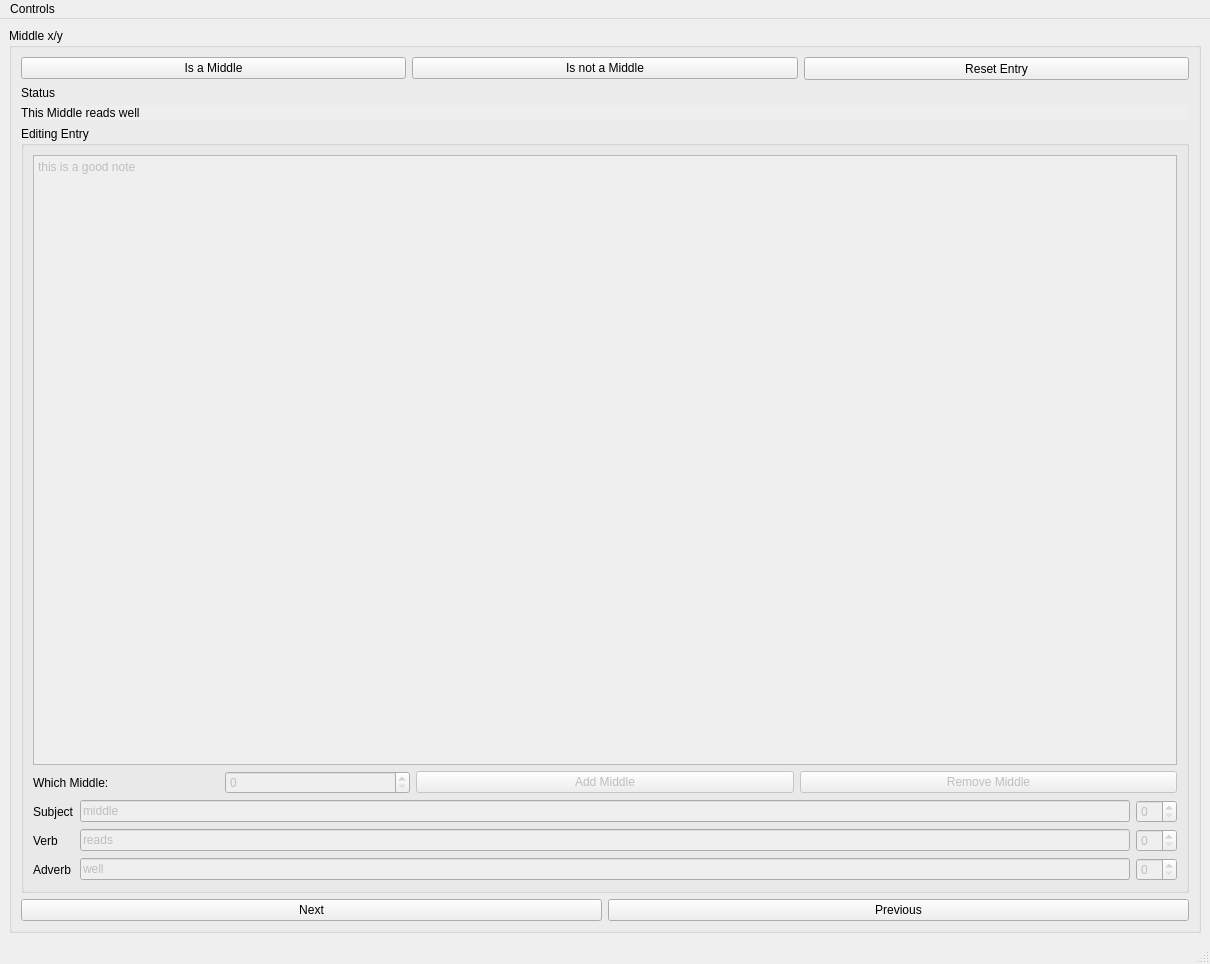
<?xml version="1.0" encoding="UTF-8"?>
<ui version="4.0">
 <class>MainWindow</class>
 <widget class="QMainWindow" name="MainWindow">
  <property name="geometry">
   <rect>
    <x>0</x>
    <y>0</y>
    <width>1210</width>
    <height>964</height>
   </rect>
  </property>
  <property name="windowTitle">
   <string>MainWindow</string>
  </property>
  <widget class="QWidget" name="centralwidget">
   <layout class="QVBoxLayout" name="verticalLayout_3">
    <item>
     <widget class="QGroupBox" name="groupBox">
      <property name="toolTip">
       <string notr="true"/>
      </property>
      <property name="statusTip">
       <string notr="true"/>
      </property>
      <property name="whatsThis">
       <string notr="true"/>
      </property>
      <property name="accessibleName">
       <string notr="true"/>
      </property>
      <property name="accessibleDescription">
       <string notr="true"/>
      </property>
      <property name="title">
       <string>Middle x/y</string>
      </property>
      <layout class="QVBoxLayout" name="verticalLayout_2">
       <item>
        <layout class="QHBoxLayout" name="horizontalLayout_4">
         <item>
          <widget class="QPushButton" name="is_middle_button">
           <property name="toolTip">
            <string notr="true">&lt;html&gt;&lt;head/&gt;&lt;body&gt;&lt;p&gt;Saves this middle&lt;/p&gt;&lt;/body&gt;&lt;/html&gt;</string>
           </property>
           <property name="statusTip">
            <string notr="true"/>
           </property>
           <property name="whatsThis">
            <string notr="true"/>
           </property>
           <property name="accessibleName">
            <string notr="true"/>
           </property>
           <property name="accessibleDescription">
            <string notr="true"/>
           </property>
           <property name="styleSheet">
            <string notr="true">font: 18pt &quot;Sans Serif&quot;;</string>
           </property>
           <property name="text">
            <string>Is a Middle</string>
           </property>
          </widget>
         </item>
         <item>
          <widget class="QPushButton" name="is_not_middle_button">
           <property name="toolTip">
            <string notr="true">&lt;html&gt;&lt;head/&gt;&lt;body&gt;&lt;p&gt;Deletes the middle and goes to next entry&lt;/p&gt;&lt;/body&gt;&lt;/html&gt;</string>
           </property>
           <property name="statusTip">
            <string notr="true"/>
           </property>
           <property name="whatsThis">
            <string notr="true"/>
           </property>
           <property name="accessibleName">
            <string notr="true"/>
           </property>
           <property name="accessibleDescription">
            <string notr="true"/>
           </property>
           <property name="styleSheet">
            <string notr="true">font: 18pt &quot;Sans Serif&quot;;</string>
           </property>
           <property name="text">
            <string>Is not a Middle</string>
           </property>
          </widget>
         </item>
         <item>
          <widget class="QPushButton" name="reset_entry_button">
           <property name="minimumSize">
            <size>
             <width>0</width>
             <height>23</height>
            </size>
           </property>
           <property name="toolTip">
            <string notr="true">&lt;html&gt;&lt;head/&gt;&lt;body&gt;&lt;p&gt;Resets this entry to how it was before you started editing it. Marks it unaccounted for&lt;/p&gt;&lt;/body&gt;&lt;/html&gt;</string>
           </property>
           <property name="statusTip">
            <string notr="true"/>
           </property>
           <property name="whatsThis">
            <string notr="true"/>
           </property>
           <property name="accessibleName">
            <string notr="true"/>
           </property>
           <property name="accessibleDescription">
            <string notr="true"/>
           </property>
           <property name="styleSheet">
            <string notr="true">font: 18pt &quot;Sans Serif&quot;;</string>
           </property>
           <property name="text">
            <string>Reset Entry</string>
           </property>
          </widget>
         </item>
        </layout>
       </item>
       <item>
        <widget class="QLabel" name="status_label">
         <property name="text">
          <string>Status</string>
         </property>
        </widget>
       </item>
       <item>
        <widget class="QLabel" name="sentence_label">
         <property name="toolTip">
          <string notr="true"/>
         </property>
         <property name="statusTip">
          <string notr="true"/>
         </property>
         <property name="whatsThis">
          <string notr="true"/>
         </property>
         <property name="accessibleName">
          <string notr="true"/>
         </property>
         <property name="accessibleDescription">
          <string notr="true"/>
         </property>
         <property name="styleSheet">
          <string notr="true">background-color: rgb(238, 238, 238);
font: 14pt &quot;Sans Serif&quot;;</string>
         </property>
         <property name="text">
          <string>This Middle reads well</string>
         </property>
        </widget>
       </item>
       <item>
        <widget class="QGroupBox" name="editing_entry_box">
         <property name="enabled">
          <bool>true</bool>
         </property>
         <property name="focusPolicy">
          <enum>Qt::WheelFocus</enum>
         </property>
         <property name="toolTip">
          <string notr="true"/>
         </property>
         <property name="statusTip">
          <string notr="true"/>
         </property>
         <property name="whatsThis">
          <string notr="true"/>
         </property>
         <property name="accessibleName">
          <string notr="true"/>
         </property>
         <property name="accessibleDescription">
          <string notr="true"/>
         </property>
         <property name="title">
          <string>Editing Entry</string>
         </property>
         <property name="flat">
          <bool>false</bool>
         </property>
         <property name="checkable">
          <bool>false</bool>
         </property>
         <layout class="QVBoxLayout" name="verticalLayout">
          <item>
           <widget class="QPlainTextEdit" name="note_editor">
            <property name="enabled">
             <bool>false</bool>
            </property>
            <property name="toolTip">
             <string notr="true"/>
            </property>
            <property name="statusTip">
             <string notr="true"/>
            </property>
            <property name="whatsThis">
             <string notr="true"/>
            </property>
            <property name="accessibleName">
             <string notr="true"/>
            </property>
            <property name="accessibleDescription">
             <string notr="true"/>
            </property>
            <property name="styleSheet">
             <string notr="true">font: 10pt &quot;Sans Serif&quot;;</string>
            </property>
            <property name="plainText">
             <string>this is a good note</string>
            </property>
           </widget>
          </item>
          <item>
           <layout class="QHBoxLayout" name="horizontalLayout_2">
            <item>
             <layout class="QHBoxLayout" name="horizontalLayout_3">
              <item>
               <widget class="QLabel" name="label_4">
                <property name="toolTip">
                 <string notr="true"/>
                </property>
                <property name="statusTip">
                 <string notr="true"/>
                </property>
                <property name="whatsThis">
                 <string notr="true"/>
                </property>
                <property name="accessibleName">
                 <string notr="true"/>
                </property>
                <property name="accessibleDescription">
                 <string notr="true"/>
                </property>
                <property name="text">
                 <string>Which Middle:</string>
                </property>
                <property name="buddy">
                 <cstring>which_middle_spin_box</cstring>
                </property>
               </widget>
              </item>
              <item>
               <widget class="QSpinBox" name="which_middle_spin_box">
                <property name="enabled">
                 <bool>false</bool>
                </property>
                <property name="toolTip">
                 <string notr="true">&lt;html&gt;&lt;head/&gt;&lt;body&gt;&lt;p&gt;Select which middle to view, if there are multiple middles in this sentence&lt;/p&gt;&lt;/body&gt;&lt;/html&gt;</string>
                </property>
                <property name="statusTip">
                 <string notr="true"/>
                </property>
                <property name="whatsThis">
                 <string notr="true"/>
                </property>
                <property name="accessibleName">
                 <string notr="true"/>
                </property>
                <property name="accessibleDescription">
                 <string notr="true"/>
                </property>
               </widget>
              </item>
             </layout>
            </item>
            <item>
             <widget class="QPushButton" name="add_middle_button">
              <property name="enabled">
               <bool>false</bool>
              </property>
              <property name="toolTip">
               <string notr="true">&lt;html&gt;&lt;head/&gt;&lt;body&gt;&lt;p&gt;If you see another middle in this sentence, add it then fill out the fields.&lt;/p&gt;&lt;/body&gt;&lt;/html&gt;</string>
              </property>
              <property name="statusTip">
               <string notr="true"/>
              </property>
              <property name="whatsThis">
               <string notr="true"/>
              </property>
              <property name="accessibleName">
               <string notr="true"/>
              </property>
              <property name="accessibleDescription">
               <string notr="true"/>
              </property>
              <property name="text">
               <string>Add Middle</string>
              </property>
             </widget>
            </item>
            <item>
             <widget class="QPushButton" name="remove_middle_button">
              <property name="enabled">
               <bool>false</bool>
              </property>
              <property name="toolTip">
               <string notr="true">&lt;html&gt;&lt;head/&gt;&lt;body&gt;&lt;p&gt;If there are too many middles listed for this entry, this will delete the one currently viewed&lt;/p&gt;&lt;/body&gt;&lt;/html&gt;</string>
              </property>
              <property name="statusTip">
               <string notr="true"/>
              </property>
              <property name="whatsThis">
               <string notr="true"/>
              </property>
              <property name="accessibleName">
               <string notr="true"/>
              </property>
              <property name="accessibleDescription">
               <string notr="true"/>
              </property>
              <property name="text">
               <string>Remove Middle</string>
              </property>
              <property name="iconSize">
               <size>
                <width>16</width>
                <height>16</height>
               </size>
              </property>
             </widget>
            </item>
           </layout>
          </item>
          <item>
           <layout class="QGridLayout" name="gridLayout">
            <item row="0" column="0">
             <widget class="QLabel" name="label">
              <property name="toolTip">
               <string notr="true"/>
              </property>
              <property name="statusTip">
               <string notr="true"/>
              </property>
              <property name="whatsThis">
               <string notr="true"/>
              </property>
              <property name="accessibleName">
               <string notr="true"/>
              </property>
              <property name="accessibleDescription">
               <string notr="true"/>
              </property>
              <property name="text">
               <string>Subject</string>
              </property>
              <property name="buddy">
               <cstring>subject_line_edit</cstring>
              </property>
             </widget>
            </item>
            <item row="1" column="0">
             <widget class="QLabel" name="label_2">
              <property name="toolTip">
               <string notr="true"/>
              </property>
              <property name="statusTip">
               <string notr="true"/>
              </property>
              <property name="whatsThis">
               <string notr="true"/>
              </property>
              <property name="accessibleName">
               <string notr="true"/>
              </property>
              <property name="accessibleDescription">
               <string notr="true"/>
              </property>
              <property name="text">
               <string>Verb</string>
              </property>
              <property name="buddy">
               <cstring>verb_line_edit</cstring>
              </property>
             </widget>
            </item>
            <item row="2" column="0">
             <widget class="QLabel" name="label_3">
              <property name="toolTip">
               <string notr="true"/>
              </property>
              <property name="statusTip">
               <string notr="true"/>
              </property>
              <property name="whatsThis">
               <string notr="true"/>
              </property>
              <property name="accessibleName">
               <string notr="true"/>
              </property>
              <property name="accessibleDescription">
               <string notr="true"/>
              </property>
              <property name="text">
               <string>Adverb</string>
              </property>
              <property name="buddy">
               <cstring>adverb_line_edit</cstring>
              </property>
             </widget>
            </item>
            <item row="0" column="1">
             <widget class="QLineEdit" name="subject_line_edit">
              <property name="enabled">
               <bool>false</bool>
              </property>
              <property name="toolTip">
               <string notr="true"/>
              </property>
              <property name="statusTip">
               <string notr="true"/>
              </property>
              <property name="whatsThis">
               <string notr="true"/>
              </property>
              <property name="accessibleName">
               <string notr="true"/>
              </property>
              <property name="accessibleDescription">
               <string notr="true"/>
              </property>
              <property name="text">
               <string>middle</string>
              </property>
             </widget>
            </item>
            <item row="0" column="2">
             <widget class="QSpinBox" name="subject_spin_box">
              <property name="enabled">
               <bool>false</bool>
              </property>
             </widget>
            </item>
            <item row="1" column="1">
             <widget class="QLineEdit" name="verb_line_edit">
              <property name="enabled">
               <bool>false</bool>
              </property>
              <property name="toolTip">
               <string notr="true"/>
              </property>
              <property name="statusTip">
               <string notr="true"/>
              </property>
              <property name="whatsThis">
               <string notr="true"/>
              </property>
              <property name="accessibleName">
               <string notr="true"/>
              </property>
              <property name="accessibleDescription">
               <string notr="true"/>
              </property>
              <property name="text">
               <string>reads</string>
              </property>
             </widget>
            </item>
            <item row="2" column="1">
             <widget class="QLineEdit" name="adverb_line_edit">
              <property name="enabled">
               <bool>false</bool>
              </property>
              <property name="toolTip">
               <string notr="true"/>
              </property>
              <property name="statusTip">
               <string notr="true"/>
              </property>
              <property name="whatsThis">
               <string notr="true"/>
              </property>
              <property name="accessibleName">
               <string notr="true"/>
              </property>
              <property name="accessibleDescription">
               <string notr="true"/>
              </property>
              <property name="text">
               <string>well</string>
              </property>
             </widget>
            </item>
            <item row="1" column="2">
             <widget class="QSpinBox" name="verb_spin_box">
              <property name="enabled">
               <bool>false</bool>
              </property>
             </widget>
            </item>
            <item row="2" column="2">
             <widget class="QSpinBox" name="adverb_spin_box">
              <property name="enabled">
               <bool>false</bool>
              </property>
             </widget>
            </item>
           </layout>
          </item>
         </layout>
        </widget>
       </item>
       <item>
        <layout class="QHBoxLayout" name="horizontalLayout">
         <item>
          <widget class="QPushButton" name="next_button">
           <property name="toolTip">
            <string notr="true"/>
           </property>
           <property name="statusTip">
            <string notr="true"/>
           </property>
           <property name="whatsThis">
            <string notr="true"/>
           </property>
           <property name="accessibleName">
            <string notr="true"/>
           </property>
           <property name="accessibleDescription">
            <string notr="true"/>
           </property>
           <property name="styleSheet">
            <string notr="true">font: 18pt &quot;Sans Serif&quot;;</string>
           </property>
           <property name="text">
            <string>Next</string>
           </property>
           <property name="iconSize">
            <size>
             <width>16</width>
             <height>20</height>
            </size>
           </property>
          </widget>
         </item>
         <item>
          <widget class="QPushButton" name="previous_button">
           <property name="toolTip">
            <string notr="true"/>
           </property>
           <property name="statusTip">
            <string notr="true"/>
           </property>
           <property name="whatsThis">
            <string notr="true"/>
           </property>
           <property name="accessibleName">
            <string notr="true"/>
           </property>
           <property name="accessibleDescription">
            <string notr="true"/>
           </property>
           <property name="styleSheet">
            <string notr="true">font: 18pt &quot;Sans Serif&quot;;</string>
           </property>
           <property name="text">
            <string>Previous</string>
           </property>
           <property name="iconSize">
            <size>
             <width>16</width>
             <height>20</height>
            </size>
           </property>
          </widget>
         </item>
        </layout>
       </item>
      </layout>
     </widget>
    </item>
   </layout>
  </widget>
  <widget class="QMenuBar" name="menubar">
   <property name="geometry">
    <rect>
     <x>0</x>
     <y>0</y>
     <width>1210</width>
     <height>20</height>
    </rect>
   </property>
   <widget class="QMenu" name="menuControls">
    <property name="title">
     <string>Controls</string>
    </property>
    <addaction name="actionSave_and_Exit"/>
    <addaction name="actionGo_to_next_Unaccounted"/>
   </widget>
   <addaction name="menuControls"/>
  </widget>
  <widget class="QStatusBar" name="statusbar"/>
  <action name="actionSave_and_Exit">
   <property name="text">
    <string>Save and Exit</string>
   </property>
  </action>
  <action name="actionGo_to_next_Unaccounted">
   <property name="text">
    <string>Go to next Unaccounted</string>
   </property>
  </action>
 </widget>
 <tabstops>
  <tabstop>is_middle_button</tabstop>
  <tabstop>is_not_middle_button</tabstop>
  <tabstop>note_editor</tabstop>
  <tabstop>which_middle_spin_box</tabstop>
  <tabstop>add_middle_button</tabstop>
  <tabstop>remove_middle_button</tabstop>
  <tabstop>reset_entry_button</tabstop>
  <tabstop>subject_line_edit</tabstop>
  <tabstop>subject_spin_box</tabstop>
  <tabstop>verb_line_edit</tabstop>
  <tabstop>adverb_line_edit</tabstop>
  <tabstop>verb_spin_box</tabstop>
  <tabstop>adverb_spin_box</tabstop>
  <tabstop>next_button</tabstop>
  <tabstop>previous_button</tabstop>
  <tabstop>editing_entry_box</tabstop>
 </tabstops>
 <resources/>
 <connections>
  <connection>
   <sender>is_middle_button</sender>
   <signal>clicked(bool)</signal>
   <receiver>note_editor</receiver>
   <slot>setDisabled(bool)</slot>
   <hints>
    <hint type="sourcelabel">
     <x>39</x>
     <y>77</y>
    </hint>
    <hint type="destinationlabel">
     <x>39</x>
     <y>551</y>
    </hint>
   </hints>
  </connection>
  <connection>
   <sender>is_middle_button</sender>
   <signal>clicked(bool)</signal>
   <receiver>which_middle_spin_box</receiver>
   <slot>setDisabled(bool)</slot>
   <hints>
    <hint type="sourcelabel">
     <x>90</x>
     <y>78</y>
    </hint>
    <hint type="destinationlabel">
     <x>253</x>
     <y>757</y>
    </hint>
   </hints>
  </connection>
  <connection>
   <sender>is_middle_button</sender>
   <signal>clicked(bool)</signal>
   <receiver>add_middle_button</receiver>
   <slot>setDisabled(bool)</slot>
   <hints>
    <hint type="sourcelabel">
     <x>113</x>
     <y>87</y>
    </hint>
    <hint type="destinationlabel">
     <x>466</x>
     <y>760</y>
    </hint>
   </hints>
  </connection>
  <connection>
   <sender>is_middle_button</sender>
   <signal>clicked(bool)</signal>
   <receiver>remove_middle_button</receiver>
   <slot>setDisabled(bool)</slot>
   <hints>
    <hint type="sourcelabel">
     <x>138</x>
     <y>84</y>
    </hint>
    <hint type="destinationlabel">
     <x>854</x>
     <y>756</y>
    </hint>
   </hints>
  </connection>
  <connection>
   <sender>is_middle_button</sender>
   <signal>clicked(bool)</signal>
   <receiver>subject_line_edit</receiver>
   <slot>setDisabled(bool)</slot>
   <hints>
    <hint type="sourcelabel">
     <x>158</x>
     <y>90</y>
    </hint>
    <hint type="destinationlabel">
     <x>255</x>
     <y>796</y>
    </hint>
   </hints>
  </connection>
  <connection>
   <sender>is_middle_button</sender>
   <signal>clicked(bool)</signal>
   <receiver>verb_line_edit</receiver>
   <slot>setDisabled(bool)</slot>
   <hints>
    <hint type="sourcelabel">
     <x>68</x>
     <y>83</y>
    </hint>
    <hint type="destinationlabel">
     <x>196</x>
     <y>816</y>
    </hint>
   </hints>
  </connection>
  <connection>
   <sender>is_middle_button</sender>
   <signal>clicked(bool)</signal>
   <receiver>adverb_line_edit</receiver>
   <slot>setDisabled(bool)</slot>
   <hints>
    <hint type="sourcelabel">
     <x>66</x>
     <y>96</y>
    </hint>
    <hint type="destinationlabel">
     <x>138</x>
     <y>847</y>
    </hint>
   </hints>
  </connection>
  <connection>
   <sender>is_middle_button</sender>
   <signal>clicked(bool)</signal>
   <receiver>subject_spin_box</receiver>
   <slot>setDisabled(bool)</slot>
   <hints>
    <hint type="sourcelabel">
     <x>153</x>
     <y>66</y>
    </hint>
    <hint type="destinationlabel">
     <x>1140</x>
     <y>789</y>
    </hint>
   </hints>
  </connection>
  <connection>
   <sender>is_middle_button</sender>
   <signal>clicked(bool)</signal>
   <receiver>verb_spin_box</receiver>
   <slot>setDisabled(bool)</slot>
   <hints>
    <hint type="sourcelabel">
     <x>128</x>
     <y>71</y>
    </hint>
    <hint type="destinationlabel">
     <x>1154</x>
     <y>830</y>
    </hint>
   </hints>
  </connection>
  <connection>
   <sender>is_middle_button</sender>
   <signal>clicked(bool)</signal>
   <receiver>adverb_spin_box</receiver>
   <slot>setDisabled(bool)</slot>
   <hints>
    <hint type="sourcelabel">
     <x>53</x>
     <y>90</y>
    </hint>
    <hint type="destinationlabel">
     <x>1155</x>
     <y>852</y>
    </hint>
   </hints>
  </connection>
  <connection>
   <sender>is_middle_button</sender>
   <signal>clicked()</signal>
   <receiver>status_label</receiver>
   <slot>update()</slot>
   <hints>
    <hint type="sourcelabel">
     <x>54</x>
     <y>87</y>
    </hint>
    <hint type="destinationlabel">
     <x>262</x>
     <y>111</y>
    </hint>
   </hints>
  </connection>
  <connection>
   <sender>is_not_middle_button</sender>
   <signal>clicked()</signal>
   <receiver>status_label</receiver>
   <slot>update()</slot>
   <hints>
    <hint type="sourcelabel">
     <x>584</x>
     <y>74</y>
    </hint>
    <hint type="destinationlabel">
     <x>262</x>
     <y>111</y>
    </hint>
   </hints>
  </connection>
  <connection>
   <sender>reset_entry_button</sender>
   <signal>clicked()</signal>
   <receiver>status_label</receiver>
   <slot>update()</slot>
   <hints>
    <hint type="sourcelabel">
     <x>934</x>
     <y>85</y>
    </hint>
    <hint type="destinationlabel">
     <x>482</x>
     <y>114</y>
    </hint>
   </hints>
  </connection>
  <connection>
   <sender>is_not_middle_button</sender>
   <signal>clicked(bool)</signal>
   <receiver>note_editor</receiver>
   <slot>setEnabled(bool)</slot>
   <hints>
    <hint type="sourcelabel">
     <x>582</x>
     <y>75</y>
    </hint>
    <hint type="destinationlabel">
     <x>299</x>
     <y>555</y>
    </hint>
   </hints>
  </connection>
  <connection>
   <sender>is_not_middle_button</sender>
   <signal>clicked(bool)</signal>
   <receiver>which_middle_spin_box</receiver>
   <slot>setEnabled(bool)</slot>
   <hints>
    <hint type="sourcelabel">
     <x>419</x>
     <y>91</y>
    </hint>
    <hint type="destinationlabel">
     <x>262</x>
     <y>753</y>
    </hint>
   </hints>
  </connection>
  <connection>
   <sender>is_not_middle_button</sender>
   <signal>clicked(bool)</signal>
   <receiver>add_middle_button</receiver>
   <slot>setEnabled(bool)</slot>
   <hints>
    <hint type="sourcelabel">
     <x>448</x>
     <y>82</y>
    </hint>
    <hint type="destinationlabel">
     <x>452</x>
     <y>762</y>
    </hint>
   </hints>
  </connection>
  <connection>
   <sender>is_not_middle_button</sender>
   <signal>clicked(bool)</signal>
   <receiver>remove_middle_button</receiver>
   <slot>setEnabled(bool)</slot>
   <hints>
    <hint type="sourcelabel">
     <x>571</x>
     <y>88</y>
    </hint>
    <hint type="destinationlabel">
     <x>827</x>
     <y>761</y>
    </hint>
   </hints>
  </connection>
  <connection>
   <sender>is_not_middle_button</sender>
   <signal>clicked(bool)</signal>
   <receiver>subject_line_edit</receiver>
   <slot>setEnabled(bool)</slot>
   <hints>
    <hint type="sourcelabel">
     <x>487</x>
     <y>84</y>
    </hint>
    <hint type="destinationlabel">
     <x>182</x>
     <y>788</y>
    </hint>
   </hints>
  </connection>
  <connection>
   <sender>is_not_middle_button</sender>
   <signal>clicked(bool)</signal>
   <receiver>verb_line_edit</receiver>
   <slot>setEnabled(bool)</slot>
   <hints>
    <hint type="sourcelabel">
     <x>489</x>
     <y>75</y>
    </hint>
    <hint type="destinationlabel">
     <x>235</x>
     <y>819</y>
    </hint>
   </hints>
  </connection>
  <connection>
   <sender>is_not_middle_button</sender>
   <signal>clicked(bool)</signal>
   <receiver>adverb_line_edit</receiver>
   <slot>setEnabled(bool)</slot>
   <hints>
    <hint type="sourcelabel">
     <x>578</x>
     <y>73</y>
    </hint>
    <hint type="destinationlabel">
     <x>326</x>
     <y>847</y>
    </hint>
   </hints>
  </connection>
  <connection>
   <sender>is_not_middle_button</sender>
   <signal>clicked(bool)</signal>
   <receiver>subject_spin_box</receiver>
   <slot>setEnabled(bool)</slot>
   <hints>
    <hint type="sourcelabel">
     <x>595</x>
     <y>71</y>
    </hint>
    <hint type="destinationlabel">
     <x>1147</x>
     <y>795</y>
    </hint>
   </hints>
  </connection>
  <connection>
   <sender>is_not_middle_button</sender>
   <signal>clicked(bool)</signal>
   <receiver>verb_spin_box</receiver>
   <slot>setEnabled(bool)</slot>
   <hints>
    <hint type="sourcelabel">
     <x>563</x>
     <y>74</y>
    </hint>
    <hint type="destinationlabel">
     <x>1138</x>
     <y>823</y>
    </hint>
   </hints>
  </connection>
  <connection>
   <sender>is_not_middle_button</sender>
   <signal>clicked(bool)</signal>
   <receiver>adverb_spin_box</receiver>
   <slot>setEnabled(bool)</slot>
   <hints>
    <hint type="sourcelabel">
     <x>532</x>
     <y>69</y>
    </hint>
    <hint type="destinationlabel">
     <x>1152</x>
     <y>858</y>
    </hint>
   </hints>
  </connection>
  <connection>
   <sender>is_middle_button</sender>
   <signal>clicked(bool)</signal>
   <receiver>is_not_middle_button</receiver>
   <slot>setEnabled(bool)</slot>
   <hints>
    <hint type="sourcelabel">
     <x>387</x>
     <y>65</y>
    </hint>
    <hint type="destinationlabel">
     <x>431</x>
     <y>69</y>
    </hint>
   </hints>
  </connection>
  <connection>
   <sender>is_not_middle_button</sender>
   <signal>clicked(bool)</signal>
   <receiver>is_middle_button</receiver>
   <slot>setEnabled(bool)</slot>
   <hints>
    <hint type="sourcelabel">
     <x>638</x>
     <y>67</y>
    </hint>
    <hint type="destinationlabel">
     <x>376</x>
     <y>74</y>
    </hint>
   </hints>
  </connection>
  <connection>
   <sender>reset_entry_button</sender>
   <signal>clicked(bool)</signal>
   <receiver>is_middle_button</receiver>
   <slot>setDisabled(bool)</slot>
   <hints>
    <hint type="sourcelabel">
     <x>852</x>
     <y>70</y>
    </hint>
    <hint type="destinationlabel">
     <x>336</x>
     <y>67</y>
    </hint>
   </hints>
  </connection>
  <connection>
   <sender>reset_entry_button</sender>
   <signal>clicked(bool)</signal>
   <receiver>is_not_middle_button</receiver>
   <slot>setDisabled(bool)</slot>
   <hints>
    <hint type="sourcelabel">
     <x>883</x>
     <y>72</y>
    </hint>
    <hint type="destinationlabel">
     <x>722</x>
     <y>65</y>
    </hint>
   </hints>
  </connection>
  <connection>
   <sender>reset_entry_button</sender>
   <signal>clicked(bool)</signal>
   <receiver>note_editor</receiver>
   <slot>setEnabled(bool)</slot>
   <hints>
    <hint type="sourcelabel">
     <x>1161</x>
     <y>87</y>
    </hint>
    <hint type="destinationlabel">
     <x>1164</x>
     <y>542</y>
    </hint>
   </hints>
  </connection>
  <connection>
   <sender>reset_entry_button</sender>
   <signal>clicked(bool)</signal>
   <receiver>which_middle_spin_box</receiver>
   <slot>setEnabled(bool)</slot>
   <hints>
    <hint type="sourcelabel">
     <x>1137</x>
     <y>91</y>
    </hint>
    <hint type="destinationlabel">
     <x>388</x>
     <y>762</y>
    </hint>
   </hints>
  </connection>
  <connection>
   <sender>reset_entry_button</sender>
   <signal>clicked(bool)</signal>
   <receiver>add_middle_button</receiver>
   <slot>setEnabled(bool)</slot>
   <hints>
    <hint type="sourcelabel">
     <x>1026</x>
     <y>88</y>
    </hint>
    <hint type="destinationlabel">
     <x>547</x>
     <y>764</y>
    </hint>
   </hints>
  </connection>
  <connection>
   <sender>reset_entry_button</sender>
   <signal>clicked(bool)</signal>
   <receiver>remove_middle_button</receiver>
   <slot>setEnabled(bool)</slot>
   <hints>
    <hint type="sourcelabel">
     <x>976</x>
     <y>78</y>
    </hint>
    <hint type="destinationlabel">
     <x>1038</x>
     <y>752</y>
    </hint>
   </hints>
  </connection>
  <connection>
   <sender>reset_entry_button</sender>
   <signal>clicked(bool)</signal>
   <receiver>subject_line_edit</receiver>
   <slot>setEnabled(bool)</slot>
   <hints>
    <hint type="sourcelabel">
     <x>931</x>
     <y>82</y>
    </hint>
    <hint type="destinationlabel">
     <x>760</x>
     <y>794</y>
    </hint>
   </hints>
  </connection>
  <connection>
   <sender>reset_entry_button</sender>
   <signal>clicked(bool)</signal>
   <receiver>adverb_line_edit</receiver>
   <slot>setEnabled(bool)</slot>
   <hints>
    <hint type="sourcelabel">
     <x>955</x>
     <y>75</y>
    </hint>
    <hint type="destinationlabel">
     <x>937</x>
     <y>857</y>
    </hint>
   </hints>
  </connection>
  <connection>
   <sender>reset_entry_button</sender>
   <signal>clicked(bool)</signal>
   <receiver>subject_spin_box</receiver>
   <slot>setEnabled(bool)</slot>
   <hints>
    <hint type="sourcelabel">
     <x>1100</x>
     <y>79</y>
    </hint>
    <hint type="destinationlabel">
     <x>1162</x>
     <y>794</y>
    </hint>
   </hints>
  </connection>
  <connection>
   <sender>reset_entry_button</sender>
   <signal>clicked(bool)</signal>
   <receiver>verb_spin_box</receiver>
   <slot>setEnabled(bool)</slot>
   <hints>
    <hint type="sourcelabel">
     <x>1092</x>
     <y>91</y>
    </hint>
    <hint type="destinationlabel">
     <x>1150</x>
     <y>828</y>
    </hint>
   </hints>
  </connection>
  <connection>
   <sender>reset_entry_button</sender>
   <signal>clicked(bool)</signal>
   <receiver>adverb_spin_box</receiver>
   <slot>setEnabled(bool)</slot>
   <hints>
    <hint type="sourcelabel">
     <x>1081</x>
     <y>83</y>
    </hint>
    <hint type="destinationlabel">
     <x>1154</x>
     <y>854</y>
    </hint>
   </hints>
  </connection>
  <connection>
   <sender>reset_entry_button</sender>
   <signal>clicked(bool)</signal>
   <receiver>verb_line_edit</receiver>
   <slot>setEnabled(bool)</slot>
   <hints>
    <hint type="sourcelabel">
     <x>977</x>
     <y>85</y>
    </hint>
    <hint type="destinationlabel">
     <x>967</x>
     <y>823</y>
    </hint>
   </hints>
  </connection>
 </connections>
</ui>
